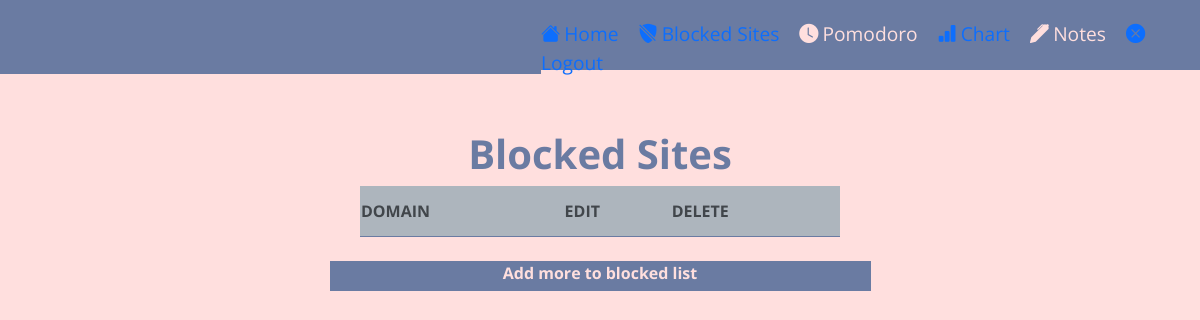
/extension/, run on an earlier commit of the app's database.
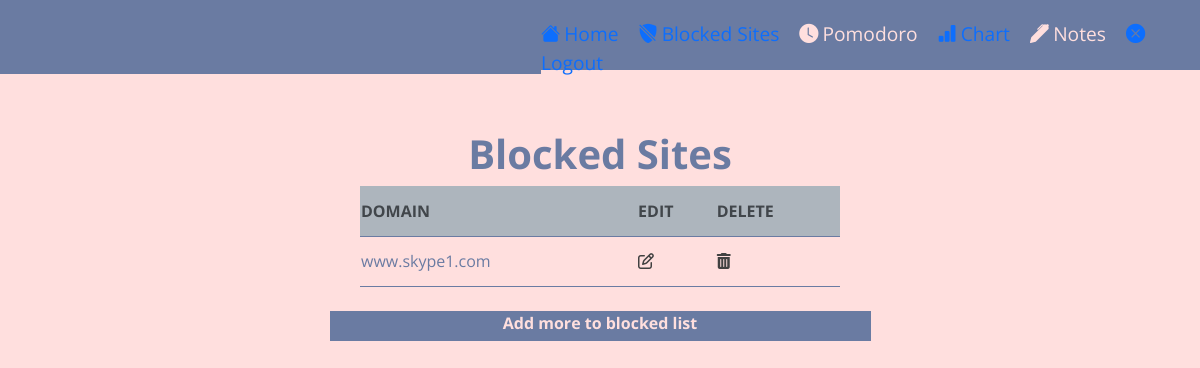
And on a later commit of the database.
### block/models.py (models this page shows, shortened)
class Site(models.Model):
    domain=models.CharField(max_length=50)
    link=models.URLField(max_length=1000)

### block/views.py (the view)
# urls.py: path('', views.sites, name='sites'),
def sites(request):
    Sites = Site.objects.all()
    return render(request, 'block/index.html', {'Sites':Sites})

### templates/block/index.html (shortened to what this page needs)
{% extends 'base.html' %}
{% load static %}
{% block main %}
        <h1> Blocked Sites</h1>
        <table>
            <thead>
                <tr>
                    <th>Domain</th>
                    <th style="margin-left: 10px;">Edit</th>
                    <th>Delete</th>
                </tr>
            </thead>
            <tbody>
                {% for u in Sites %}
                <tr>
                    <td>{{u.domain}}</td>
                    <td><a href="/extension/edit/{{u.id}}"><i class="fa fa-edit" aria-hidden="true" fa-2x></i></a></td>
                    <td><a href="/extension/delete/{{u.id}}"><i class="fa fa-trash-alt" aria-hidden="true" fa-2x></i></a></td>
                </tr>
                {% endfor %}
            </tbody>
        </table>
        <p><a id="Link" href="{% url 'create' %}">Add more to blocked list</a></p>
{% endblock %}

What changed in the data, as far as the page shows it:
added Site: domain "www.skype1.com"
